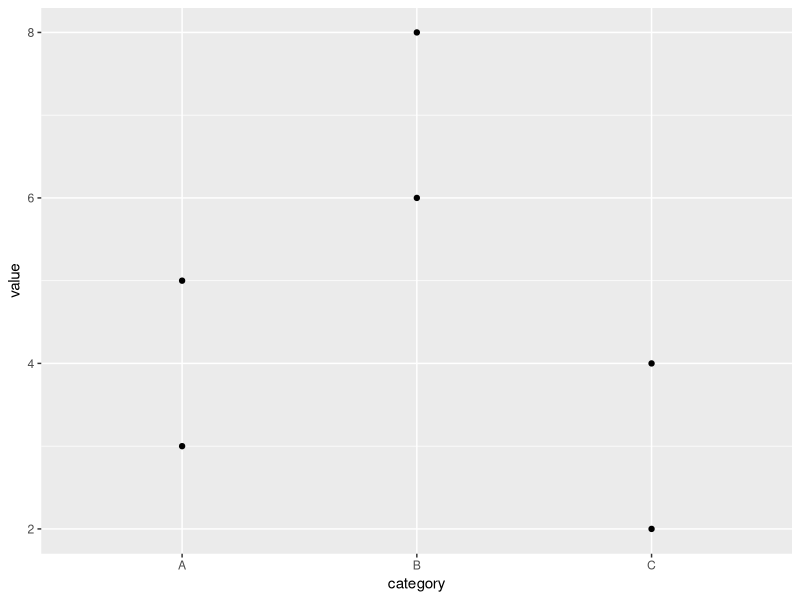

This figure's R source:
## ---- chunk 1
#| message: false
library(dplyr)
library(ggplot2)

data <- tibble(
  category = c("A", "A", "B", "B", "C", "C"),
  value = c(3, 5, 6, 8, 2, 4)
)
data |> group_by(category) |> summarise(value = mean(value))
## ---- chunk 2
ggplot(data, aes(x = category, y = value)) +
  geom_point()
